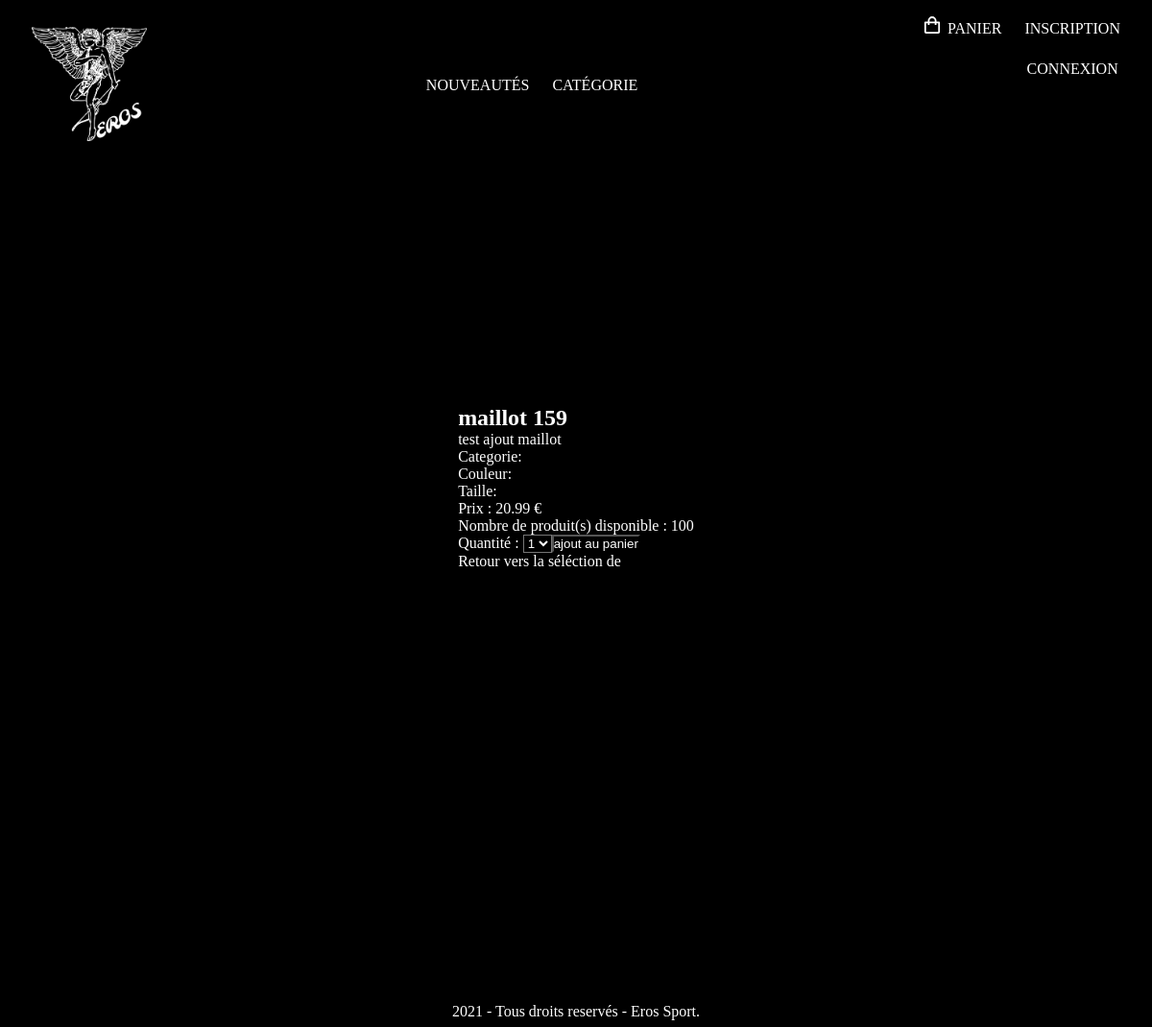
Screenshot of /fiche_produit.php?id_produit=27 with the database file from the repository.
### tables this page shows
CREATE TABLE IF NOT EXISTS `produit` (
  `id_produit` int(3) NOT NULL AUTO_INCREMENT,
  `reference` varchar(20) NOT NULL,
  `id_categorie` int(11) NOT NULL,
  `id_sous_categorie` int(11) NOT NULL,
  `titre` varchar(100) NOT NULL,
  `description` text NOT NULL,
  `photo` varchar(250) NOT NULL,
  `prix` float NOT NULL,
  `stock` int(3) NOT NULL,
  PRIMARY KEY (`id_produit`),
  KEY `id_categorie` (`id_categorie`),
  KEY `id_sous_categorie` (`id_sous_categorie`)
);

### inc/fonction.inc.php (called while the page is built, shortened)
<?php
function executeRequete($req)
{
    global $mysqli;
    $resultat = $mysqli->query($req);
    return $resultat;
}
?>

### inc/init.inc.php (called while the page is built, shortened)
<?php
$mysqli = new mysqli("localhost", "root", "", "boutique");
$contenu = '';
require_once("fonction.inc.php");
?>

### fiche_produit.php (the view, shortened to what this page needs)
<?php
require_once("inc/init.inc.php");
if(isset($_GET['id_produit']))  { $resultat = executeRequete("SELECT * FROM produit WHERE id_produit = '$_GET[id_produit]'"); }
$produit = $resultat->fetch_assoc();
$contenu .= "<img src='$produit[photo]' ='630' height='600'>";
$contenu .= '<div class="fiche-desc">';
$contenu .= "<h2>$produit[titre]</h2>";
$contenu .= "<p>$produit[description]</p>";
$contenu .= "<p>Categorie: $produit[categorie]</p>";
$contenu .= "<p>Couleur: $produit[couleur]</p>";
$contenu .= "<p>Taille: $produit[taille]</p>";
$contenu .= "<p>Prix : $produit[prix] €</p>";
if($produit['stock'] > 0)
{
    $contenu .= "Nombre de produit(s) disponible : $produit[stock]";
    $contenu .= '<form method="post" action="panier.php">';
        $contenu .= "<input type='hidden' name='id_produit' value='$produit[id_produit]'>";
        $contenu .= '<label for="quantite">Quantité : </label>';
        $contenu .= '<select id="quantite" name="quantite">';
            for($i = 1; $i <= $produit['stock'] && $i <= 5; $i++)
            {
                $contenu .= "<option>$i</option>";
            }
        $contenu .= '</select>';
        $contenu .= '<input type="submit" name="ajout_panier" value="ajout au panier">';
    $contenu .= '</form>';
}
else
{
    $contenu .= 'Rupture de stock !';
}
$contenu .= "<a href='categorie.php?categorie=" . $produit['categorie'] . "'>Retour vers la séléction de " . $produit['categorie'] . "</a>";
$contenu .= '</div>';
require_once("inc/haut.inc.php");?>
<div class="fiche">
<?php echo $contenu;?>
</div>
<?php require_once("inc/bas.inc.php"); ?>

### inc/css/style.css (style rules this page uses)
* { margin: 0; padding:0; background-color: black; color: white; }
a { text-decoration: none; color: rgb(255, 255, 255); }

### inc/css/body.css (style rules this page uses)
.fiche { display: flex; align-items: center; justify-content: center; }
.fiche-desc { display: flex; flex-direction: column; }

### rows the page displays
produit: titre "maillot 159", description "test ajout maillot", prix "20.99", stock "Nombre de produit(s) disponible : 100"

### other values shown
form field quantite "1"
